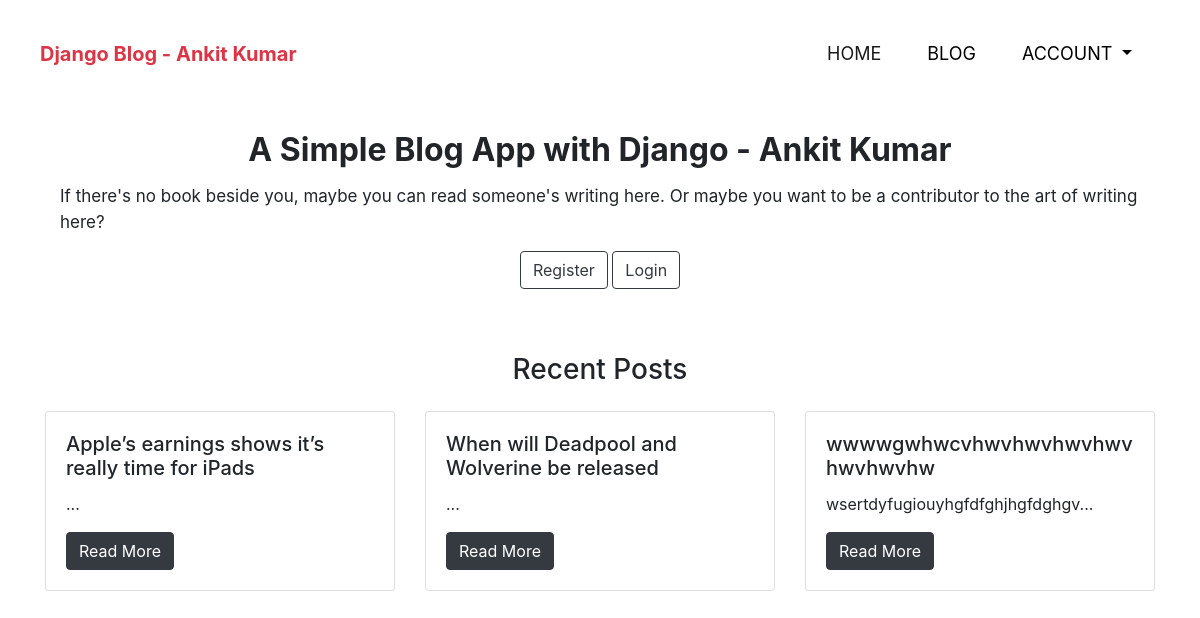
The page / on the database its author committed.
### posts/models.py (models this page shows, shortened)
class Post(models.Model):
    created_at = models.DateField(auto_now_add=True)
    author = models.ForeignKey(User, on_delete=models.CASCADE)
    body_text = models.TextField()
    title = models.CharField(max_length=50)
    slug = models.SlugField(unique=True, default='', editable=False)
    img = models.ImageField(upload_to='images')
    edit_permission = models.IntegerField(choices=PERMISSION_CHOICES, default=1)
    categories = models.ManyToManyField(Category, default='uncategorized')
    class Meta:
        ordering = ('created_at',)

### django_blog/urls.py (the view)
# urls.py: path('', index_page, name='index_page'),
def index_page(request):
    return render(request, 'main/index.html')

### posts/templatetags/post_tags.py (called while the page is built)
@register.simple_tag(takes_context=True)
def recent_posts(context):
    return Post.objects.all().order_by('-created_at')[0:5]

@register.filter(name='short_description')
def short_description(value, l=200):
    return ' '.join(re.findall('<p>([\w\d\s\,\.\-]+)</p>', value))[0:int(l)]

### django_blog/templates/main/index.html (shortened to what this page needs)
{% extends 'main/base.html' %}
{% block content %}
{% include 'main/utils/navbar.html' %}
{% load post_tags %}
<div class="row d-flex">
    <div class="container">
        <div class="col-lg-12 mt-4 hero">
            <h2 style="font-weight: 700;" align="center">A Simple Blog App with Django - Ankit Kumar</h2>
            <p class='text-opening'>
                    If there's no book beside you, maybe you can read someone's writing here. Or maybe you want to be a contributor to the art of writing here?
            </p>
            <p class="mt-2" align="center">
                <a href="{% url 'account:register_page' %}" class="btn btn-outline-dark">Register</a>
                <a href="{% url 'account:login_page' %}" class="btn btn-outline-dark">Login</a>
            </p>
        </div>
    </div>
</div>
<div class="mt-5 d-flex justify-content-center mb-3">
    <h3 class="justify-content-center">Recent Posts</h3>
</div>
<div class="container">
    <div class="row d-flex">
        {% recent_posts as recent %}
        {% for recents in recent %}
        <div class="col-lg-4 mb-4">
            <div class="card">
                <div class="card-body">
                <h5 class="card-title">{{recents.title}}</h5>
                <p class="card-text">{{recents.body_text|short_description:"200"}}...</p>
                <a href="{% url 'blog:detail_blog' recents.slug %}" class="btn btn-dark" align="center">Read More</a>
                </div>
            </div>
        </div>
        {% endfor %}
    </div>
</div>
{% endblock %}

### django_blog/static/main/css/styles.css (style rules this page uses)
.text-opening { margin-top: 15px; font-size: 17px; line-height: 1.5; }

### rows shown on the page
Post: title "Apple’s earnings shows it’s really time for iPads"
Post: title "When will Deadpool and Wolverine be released"
Post: title "wwwwgwhwcvhwvhwvhwvhwvhwvhwvhw", body_text|short_description "wsertdyfugiouyhgfdfghjhgfdghgv"
